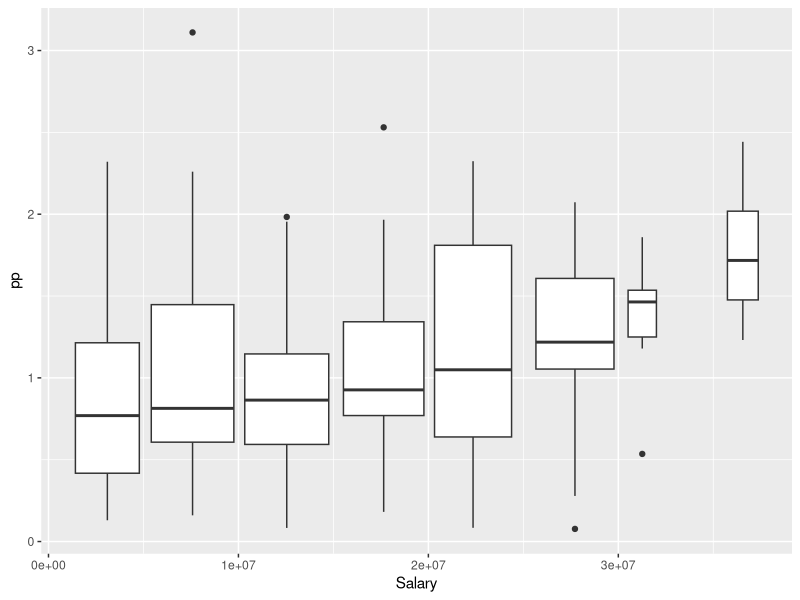
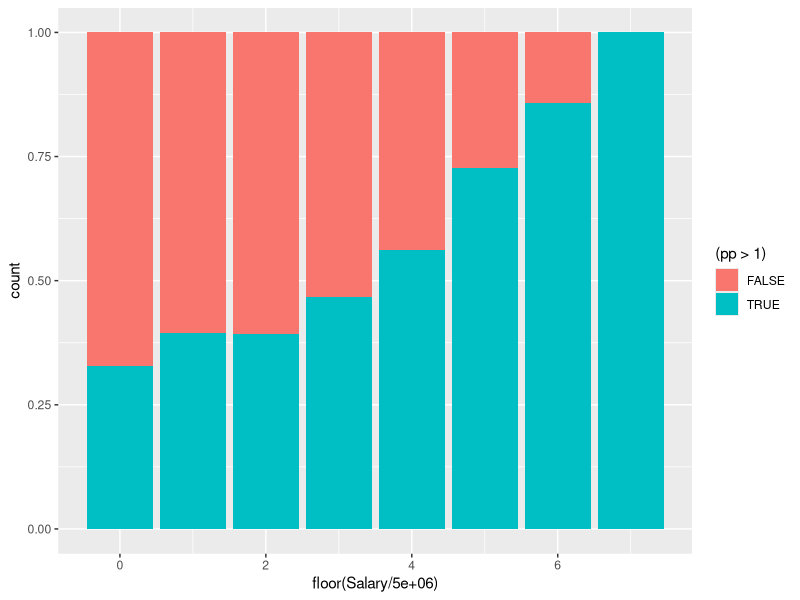
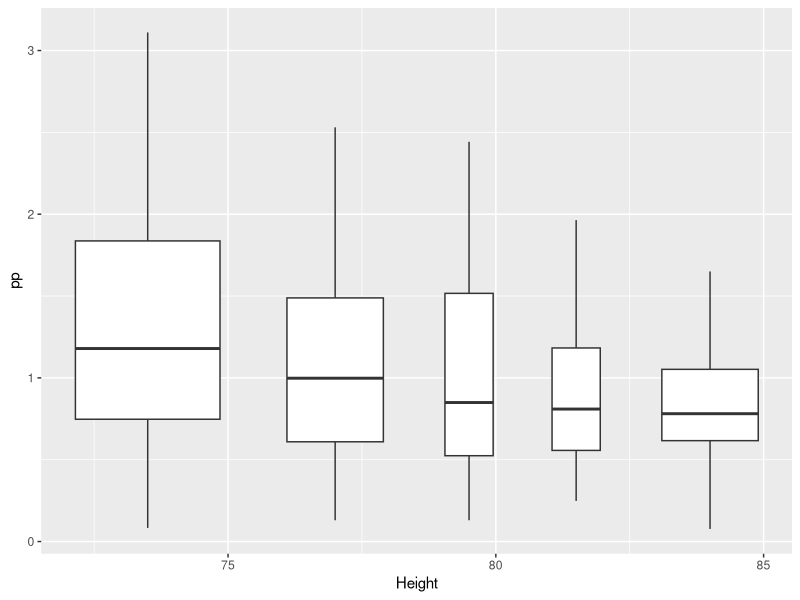
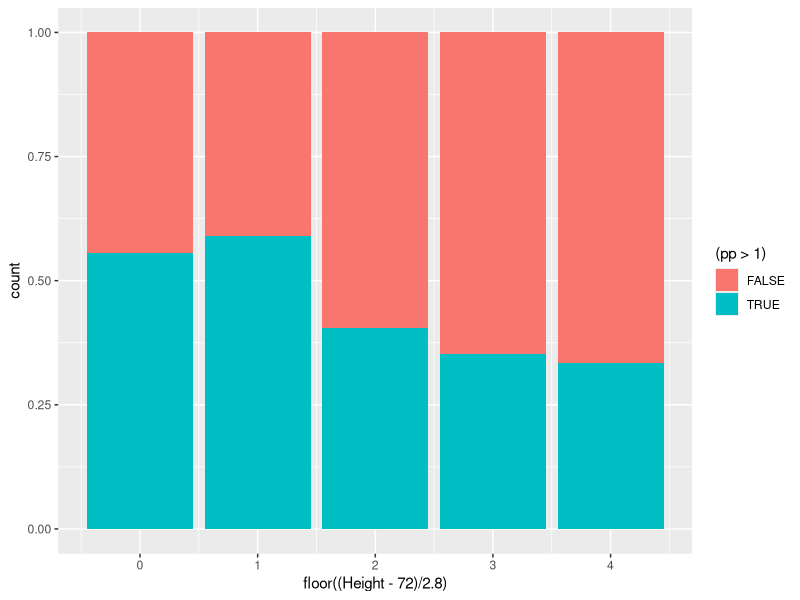
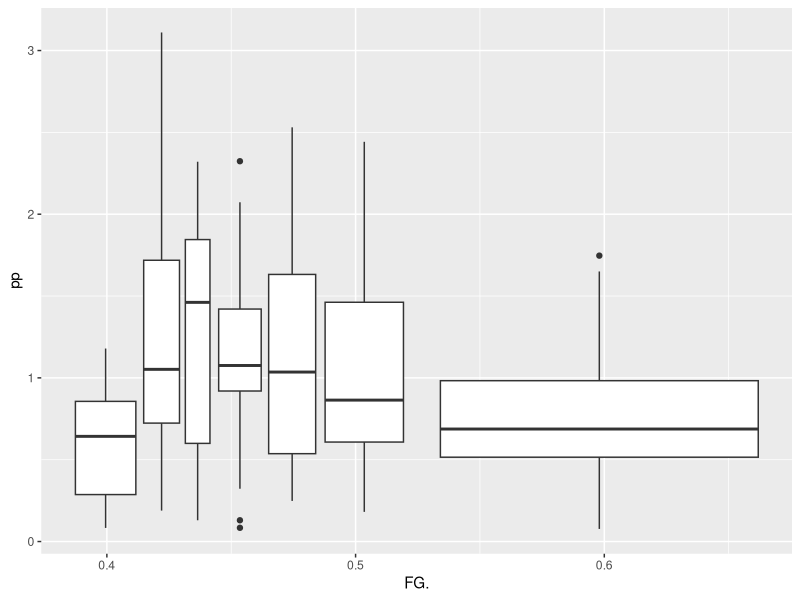
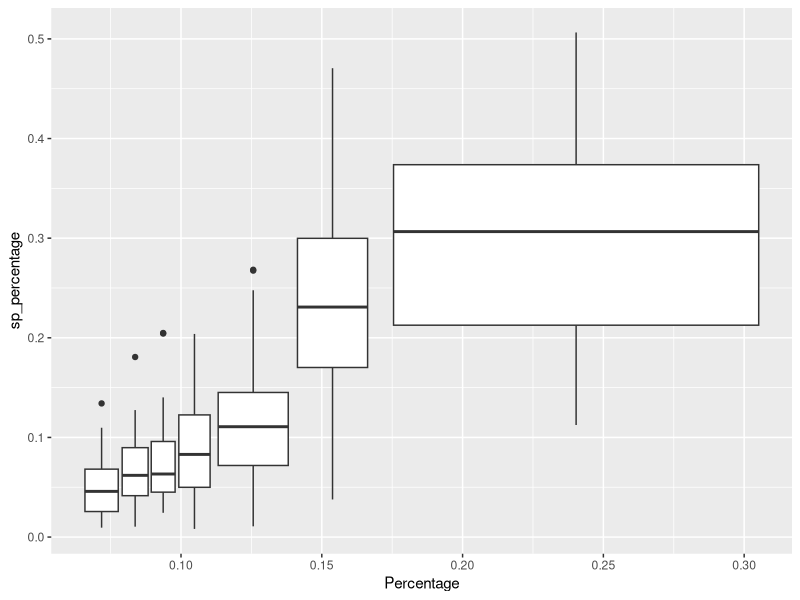
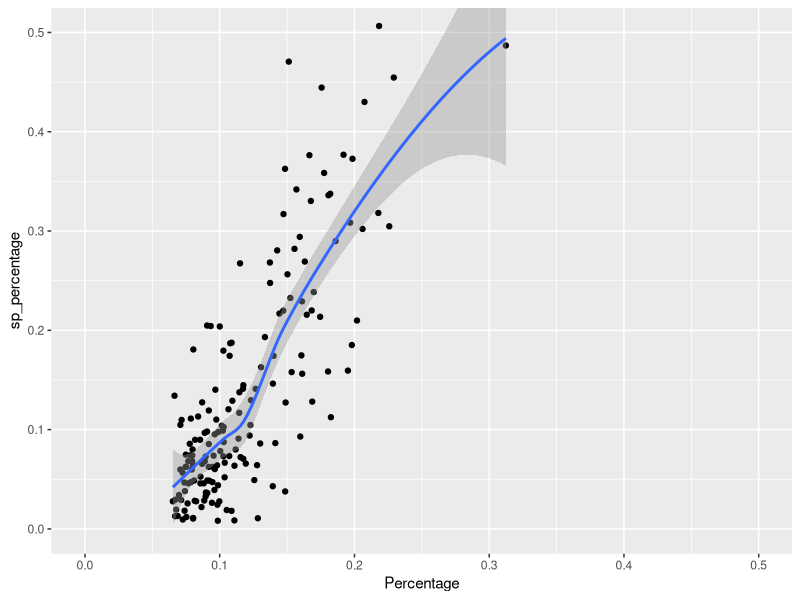

Source code (R) for these figures, in order:
## ---- chunk 1
library(tidyverse)
library(ggplot2)
data_final <- read.csv("res.csv")
data_final <- data_final %>% mutate(pp = sp_percentage / Percentage)
head(data_final)
## ---- chunk 2
ggplot(data = data_final) + geom_boxplot(mapping = aes(x = Salary, y = pp, group = cut_width(Salary, 5000000, boundary = 0)))
ggplot(data = data_final) + geom_bar(mapping = aes(x = floor(Salary/5000000), fill = (pp > 1)), position = "fill")
## ---- chunk 3
ggplot(data = data_final) + geom_boxplot(mapping = aes(x = Height, y = pp, group = cut_number(Height, 5, boundary = 72)))
ggplot(data = data_final) + geom_bar(mapping = aes(x = floor((Height-72)/2.8), fill = (pp > 1)), position = "fill")
## ---- chunk 4
ggplot(data = data_final) + geom_boxplot(mapping = aes(x = FG., y = pp, group = cut_number(FG., 7, boundary = 0.386)))
## ---- chunk 5
ggplot(data = data_final) + geom_boxplot(mapping = aes(x = Percentage, y = sp_percentage, group = cut_number(Percentage, 7, boundary = 0)))
ggplot(data = data_final) + geom_point(mapping = aes(x = Percentage, y = sp_percentage)) + geom_smooth(mapping = aes(x = Percentage, y = sp_percentage)) + coord_cartesian(xlim = c(0, 0.5), ylim = c(0, 0.5))
